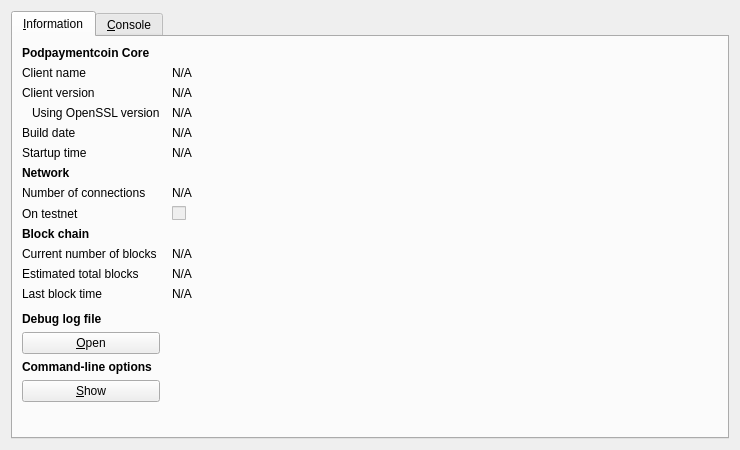
<?xml version="1.0" encoding="UTF-8"?>
<ui version="4.0">
 <class>RPCConsole</class>
 <widget class="QDialog" name="RPCConsole">
  <property name="geometry">
   <rect>
    <x>0</x>
    <y>0</y>
    <width>740</width>
    <height>450</height>
   </rect>
  </property>
  <property name="windowTitle">
   <string>Podpaymentcoin - Debug window</string>
  </property>
  <layout class="QVBoxLayout" name="verticalLayout_2">
   <item>
    <widget class="QTabWidget" name="tabWidget">
     <property name="currentIndex">
      <number>0</number>
     </property>
     <widget class="QWidget" name="tab_info">
      <attribute name="title">
       <string>&amp;Information</string>
      </attribute>
      <layout class="QGridLayout" name="gridLayout" columnstretch="0,1">
       <property name="horizontalSpacing">
        <number>12</number>
       </property>
       <item row="0" column="0">
        <widget class="QLabel" name="label_9">
         <property name="font">
          <font>
           <weight>75</weight>
           <bold>true</bold>
          </font>
         </property>
         <property name="text">
          <string>Podpaymentcoin Core</string>
         </property>
        </widget>
       </item>
       <item row="1" column="0">
        <widget class="QLabel" name="label_5">
         <property name="text">
          <string>Client name</string>
         </property>
        </widget>
       </item>
       <item row="1" column="1">
        <widget class="QLabel" name="clientName">
         <property name="cursor">
          <cursorShape>IBeamCursor</cursorShape>
         </property>
         <property name="text">
          <string>N/A</string>
         </property>
         <property name="textFormat">
          <enum>Qt::PlainText</enum>
         </property>
         <property name="textInteractionFlags">
          <set>Qt::LinksAccessibleByMouse|Qt::TextSelectableByKeyboard|Qt::TextSelectableByMouse</set>
         </property>
        </widget>
       </item>
       <item row="2" column="0">
        <widget class="QLabel" name="label_6">
         <property name="text">
          <string>Client version</string>
         </property>
        </widget>
       </item>
       <item row="2" column="1">
        <widget class="QLabel" name="clientVersion">
         <property name="cursor">
          <cursorShape>IBeamCursor</cursorShape>
         </property>
         <property name="text">
          <string>N/A</string>
         </property>
         <property name="textFormat">
          <enum>Qt::PlainText</enum>
         </property>
         <property name="textInteractionFlags">
          <set>Qt::LinksAccessibleByMouse|Qt::TextSelectableByKeyboard|Qt::TextSelectableByMouse</set>
         </property>
        </widget>
       </item>
       <item row="3" column="0">
        <widget class="QLabel" name="label_14">
         <property name="text">
          <string>Using OpenSSL version</string>
         </property>
         <property name="indent">
          <number>10</number>
         </property>
        </widget>
       </item>
       <item row="3" column="1">
        <widget class="QLabel" name="openSSLVersion">
         <property name="cursor">
          <cursorShape>IBeamCursor</cursorShape>
         </property>
         <property name="text">
          <string>N/A</string>
         </property>
         <property name="textFormat">
          <enum>Qt::PlainText</enum>
         </property>
         <property name="textInteractionFlags">
          <set>Qt::LinksAccessibleByMouse|Qt::TextSelectableByKeyboard|Qt::TextSelectableByMouse</set>
         </property>
        </widget>
       </item>
       <item row="4" column="0">
        <widget class="QLabel" name="label_12">
         <property name="text">
          <string>Build date</string>
         </property>
        </widget>
       </item>
       <item row="4" column="1">
        <widget class="QLabel" name="buildDate">
         <property name="cursor">
          <cursorShape>IBeamCursor</cursorShape>
         </property>
         <property name="text">
          <string>N/A</string>
         </property>
         <property name="textFormat">
          <enum>Qt::PlainText</enum>
         </property>
         <property name="textInteractionFlags">
          <set>Qt::LinksAccessibleByMouse|Qt::TextSelectableByKeyboard|Qt::TextSelectableByMouse</set>
         </property>
        </widget>
       </item>
       <item row="5" column="0">
        <widget class="QLabel" name="label_13">
         <property name="text">
          <string>Startup time</string>
         </property>
        </widget>
       </item>
       <item row="5" column="1">
        <widget class="QLabel" name="startupTime">
         <property name="cursor">
          <cursorShape>IBeamCursor</cursorShape>
         </property>
         <property name="text">
          <string>N/A</string>
         </property>
         <property name="textFormat">
          <enum>Qt::PlainText</enum>
         </property>
         <property name="textInteractionFlags">
          <set>Qt::LinksAccessibleByMouse|Qt::TextSelectableByKeyboard|Qt::TextSelectableByMouse</set>
         </property>
        </widget>
       </item>
       <item row="6" column="0">
        <widget class="QLabel" name="label_11">
         <property name="font">
          <font>
           <weight>75</weight>
           <bold>true</bold>
          </font>
         </property>
         <property name="text">
          <string>Network</string>
         </property>
        </widget>
       </item>
       <item row="7" column="0">
        <widget class="QLabel" name="label_7">
         <property name="text">
          <string>Number of connections</string>
         </property>
        </widget>
       </item>
       <item row="7" column="1">
        <widget class="QLabel" name="numberOfConnections">
         <property name="cursor">
          <cursorShape>IBeamCursor</cursorShape>
         </property>
         <property name="text">
          <string>N/A</string>
         </property>
         <property name="textFormat">
          <enum>Qt::PlainText</enum>
         </property>
         <property name="textInteractionFlags">
          <set>Qt::LinksAccessibleByMouse|Qt::TextSelectableByKeyboard|Qt::TextSelectableByMouse</set>
         </property>
        </widget>
       </item>
       <item row="8" column="0">
        <widget class="QLabel" name="label_8">
         <property name="text">
          <string>On testnet</string>
         </property>
        </widget>
       </item>
       <item row="8" column="1">
        <widget class="QCheckBox" name="isTestNet">
         <property name="enabled">
          <bool>false</bool>
         </property>
         <property name="text">
          <string/>
         </property>
        </widget>
       </item>
       <item row="9" column="0">
        <widget class="QLabel" name="label_10">
         <property name="font">
          <font>
           <weight>75</weight>
           <bold>true</bold>
          </font>
         </property>
         <property name="text">
          <string>Block chain</string>
         </property>
        </widget>
       </item>
       <item row="10" column="0">
        <widget class="QLabel" name="label_3">
         <property name="text">
          <string>Current number of blocks</string>
         </property>
        </widget>
       </item>
       <item row="10" column="1">
        <widget class="QLabel" name="numberOfBlocks">
         <property name="cursor">
          <cursorShape>IBeamCursor</cursorShape>
         </property>
         <property name="text">
          <string>N/A</string>
         </property>
         <property name="textFormat">
          <enum>Qt::PlainText</enum>
         </property>
         <property name="textInteractionFlags">
          <set>Qt::LinksAccessibleByMouse|Qt::TextSelectableByKeyboard|Qt::TextSelectableByMouse</set>
         </property>
        </widget>
       </item>
       <item row="11" column="0">
        <widget class="QLabel" name="label_4">
         <property name="text">
          <string>Estimated total blocks</string>
         </property>
        </widget>
       </item>
       <item row="11" column="1">
        <widget class="QLabel" name="totalBlocks">
         <property name="cursor">
          <cursorShape>IBeamCursor</cursorShape>
         </property>
         <property name="text">
          <string>N/A</string>
         </property>
         <property name="textFormat">
          <enum>Qt::PlainText</enum>
         </property>
         <property name="textInteractionFlags">
          <set>Qt::LinksAccessibleByMouse|Qt::TextSelectableByKeyboard|Qt::TextSelectableByMouse</set>
         </property>
        </widget>
       </item>
       <item row="12" column="0">
        <widget class="QLabel" name="label_2">
         <property name="text">
          <string>Last block time</string>
         </property>
        </widget>
       </item>
       <item row="12" column="1">
        <widget class="QLabel" name="lastBlockTime">
         <property name="cursor">
          <cursorShape>IBeamCursor</cursorShape>
         </property>
         <property name="text">
          <string>N/A</string>
         </property>
         <property name="textFormat">
          <enum>Qt::PlainText</enum>
         </property>
         <property name="textInteractionFlags">
          <set>Qt::LinksAccessibleByMouse|Qt::TextSelectableByKeyboard|Qt::TextSelectableByMouse</set>
         </property>
        </widget>
       </item>
       <item row="13" column="0">
        <spacer name="verticalSpacer_2">
         <property name="orientation">
          <enum>Qt::Vertical</enum>
         </property>
         <property name="sizeHint" stdset="0">
          <size>
           <width>20</width>
           <height>20</height>
          </size>
         </property>
        </spacer>
       </item>
       <item row="14" column="0">
        <widget class="QLabel" name="labelDebugLogfile">
         <property name="font">
          <font>
           <weight>75</weight>
           <bold>true</bold>
          </font>
         </property>
         <property name="text">
          <string>Debug log file</string>
         </property>
        </widget>
       </item>
       <item row="15" column="0">
        <widget class="QPushButton" name="openDebugLogfileButton">
         <property name="toolTip">
          <string>Open the Podpaymentcoin debug log file from the current data directory. This can take a few seconds for large log files.</string>
         </property>
         <property name="text">
          <string>&amp;Open</string>
         </property>
         <property name="autoDefault">
          <bool>false</bool>
         </property>
        </widget>
       </item>
       <item row="16" column="0">
        <widget class="QLabel" name="labelCLOptions">
         <property name="font">
          <font>
           <weight>75</weight>
           <bold>true</bold>
          </font>
         </property>
         <property name="text">
          <string>Command-line options</string>
         </property>
        </widget>
       </item>
       <item row="17" column="0">
        <widget class="QPushButton" name="showCLOptionsButton">
         <property name="toolTip">
          <string>Show the Podpaymentcoin-Qt help message to get a list with possible Podpaymentcoin command-line options.</string>
         </property>
         <property name="text">
          <string>&amp;Show</string>
         </property>
         <property name="autoDefault">
          <bool>false</bool>
         </property>
        </widget>
       </item>
       <item row="18" column="0">
        <spacer name="verticalSpacer">
         <property name="orientation">
          <enum>Qt::Vertical</enum>
         </property>
         <property name="sizeHint" stdset="0">
          <size>
           <width>20</width>
           <height>40</height>
          </size>
         </property>
        </spacer>
       </item>
      </layout>
     </widget>
     <widget class="QWidget" name="tab_console">
      <attribute name="title">
       <string>&amp;Console</string>
      </attribute>
      <layout class="QVBoxLayout" name="verticalLayout_3">
       <property name="spacing">
        <number>3</number>
       </property>
       <item>
        <widget class="QTextEdit" name="messagesWidget">
         <property name="minimumSize">
          <size>
           <width>0</width>
           <height>100</height>
          </size>
         </property>
         <property name="readOnly">
          <bool>true</bool>
         </property>
         <property name="tabKeyNavigation" stdset="0">
          <bool>false</bool>
         </property>
         <property name="columnCount" stdset="0">
          <number>2</number>
         </property>
        </widget>
       </item>
       <item>
        <layout class="QHBoxLayout" name="horizontalLayout">
         <property name="spacing">
          <number>3</number>
         </property>
         <item>
          <widget class="QLabel" name="label">
           <property name="text">
            <string notr="true">&gt;</string>
           </property>
          </widget>
         </item>
         <item>
          <widget class="QLineEdit" name="lineEdit"/>
         </item>
         <item>
          <widget class="QPushButton" name="clearButton">
           <property name="maximumSize">
            <size>
             <width>24</width>
             <height>24</height>
            </size>
           </property>
           <property name="toolTip">
            <string>Clear console</string>
           </property>
           <property name="text">
            <string/>
           </property>
           <property name="icon">
            <iconset resource="../bitcoin.qrc">
             <normaloff>:/icons/remove</normaloff>:/icons/remove</iconset>
           </property>
           <property name="shortcut">
            <string notr="true">Ctrl+L</string>
           </property>
           <property name="autoDefault">
            <bool>false</bool>
           </property>
          </widget>
         </item>
        </layout>
       </item>
      </layout>
     </widget>
    </widget>
   </item>
  </layout>
 </widget>
 <resources>
  <include location="../bitcoin.qrc"/>
 </resources>
 <connections/>
</ui>
